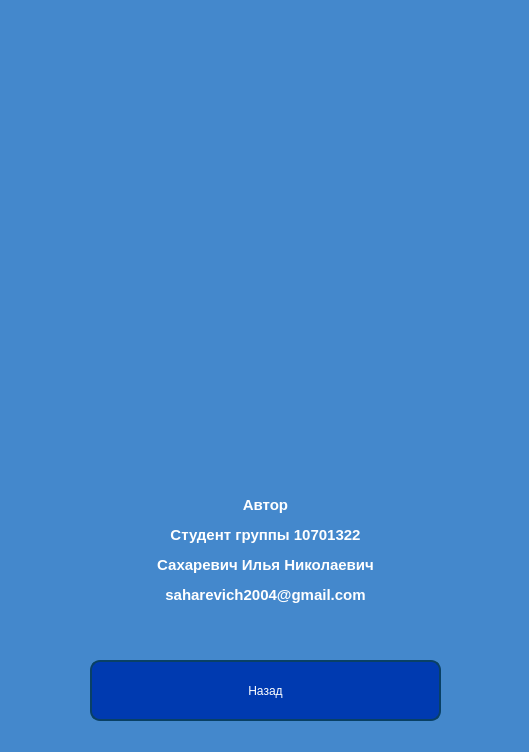
<?xml version="1.0" encoding="UTF-8"?>
<ui version="4.0">
 <class>Author</class>
 <widget class="QDialog" name="Author">
  <property name="geometry">
   <rect>
    <x>0</x>
    <y>0</y>
    <width>529</width>
    <height>752</height>
   </rect>
  </property>
  <property name="minimumSize">
   <size>
    <width>0</width>
    <height>0</height>
   </size>
  </property>
  <property name="maximumSize">
   <size>
    <width>1055</width>
    <height>758</height>
   </size>
  </property>
  <property name="acceptDrops">
   <bool>false</bool>
  </property>
  <property name="windowTitle">
   <string>Об авторе</string>
  </property>
  <property name="windowIcon">
   <iconset>
    <normaloff>resources/mail_ikonka2.png</normaloff>resources/mail_ikonka2.png</iconset>
  </property>
  <property name="autoFillBackground">
   <bool>false</bool>
  </property>
  <property name="styleSheet">
   <string notr="true">*{
	color: #FFF;
	background-color: rgb(68, 136, 204);
}
QPushButton
{
	font: 20pt &quot;MS Shell Dlg 2&quot;;
	color: rgb(255, 255, 255);
	background-color: rgb(0, 58, 176);
	border-radius: 10px;                   
	border: 2px solid #094065;
}
QPushButton::pressed
{
	font: 20pt &quot;MS Shell Dlg 2&quot;;
    color: rgb(255, 0, 0);
    background-color: rgb(0, 158, 176);
    border-radius: 10px;
    border: 2px solid #FF0000;
}
QPushButton::released
{
	font: 20pt &quot;MS Shell Dlg 2&quot;;
    color: rgb(255, 255, 255);
    background-color: rgb(0, 58, 176);
    border-radius: 10px;
    border: 2px solid #094065;
}</string>
  </property>
  <property name="sizeGripEnabled">
   <bool>false</bool>
  </property>
  <widget class="QLabel" name="label">
   <property name="geometry">
    <rect>
     <x>90</x>
     <y>20</y>
     <width>351</width>
     <height>441</height>
    </rect>
   </property>
   <property name="minimumSize">
    <size>
     <width>250</width>
     <height>410</height>
    </size>
   </property>
   <property name="text">
    <string/>
   </property>
   <property name="pixmap">
    <pixmap>resources/Me1.jpg</pixmap>
   </property>
   <property name="scaledContents">
    <bool>true</bool>
   </property>
  </widget>
  <widget class="QPushButton" name="pushButton">
   <property name="geometry">
    <rect>
     <x>90</x>
     <y>660</y>
     <width>351</width>
     <height>61</height>
    </rect>
   </property>
   <property name="styleSheet">
    <string notr="true"/>
   </property>
   <property name="text">
    <string>Назад</string>
   </property>
   <property name="checkable">
    <bool>false</bool>
   </property>
  </widget>
  <widget class="QLabel" name="label_3">
   <property name="geometry">
    <rect>
     <x>50</x>
     <y>480</y>
     <width>431</width>
     <height>141</height>
    </rect>
   </property>
   <property name="text">
    <string>&lt;html&gt;&lt;head/&gt;&lt;body&gt;&lt;p align=&quot;center&quot;&gt;&lt;span style=&quot; font-size:11pt; font-weight:600;&quot;&gt;Автор&lt;/span&gt;&lt;/p&gt;&lt;p align=&quot;center&quot;&gt;&lt;span style=&quot; font-size:11pt; font-weight:600;&quot;&gt;Студент группы 10701322&lt;/span&gt;&lt;/p&gt;&lt;p align=&quot;center&quot;&gt;&lt;span style=&quot; font-size:11pt; font-weight:600;&quot;&gt;Сахаревич Илья Николаевич&lt;/span&gt;&lt;/p&gt;&lt;p align=&quot;center&quot;&gt;&lt;span style=&quot; font-size:11pt; font-weight:600;&quot;&gt;saharevich2004@gmail.com&lt;/span&gt;&lt;/p&gt;&lt;/body&gt;&lt;/html&gt;</string>
   </property>
  </widget>
 </widget>
 <resources/>
 <connections/>
</ui>
